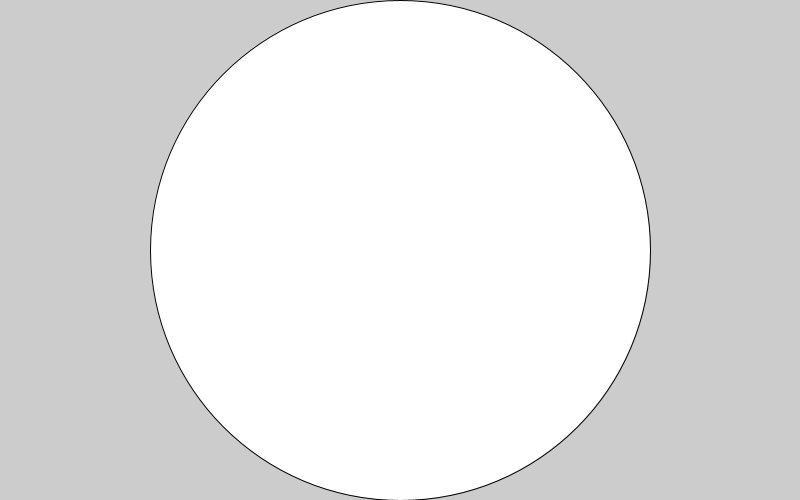
Frame 1 (no input)
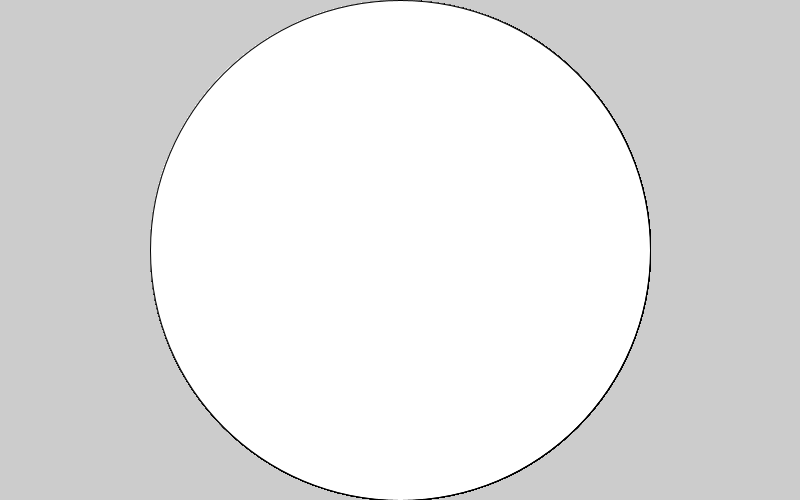
Frame 60 (the mouse pressed at the canvas centre just before this capture)
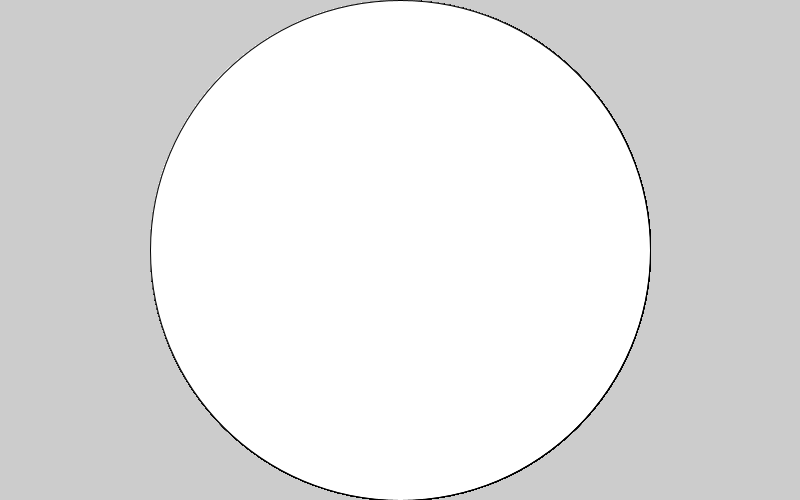
Frame 120 (the mouse held since frame 60 and released just before this capture)

The Processing sketch that drew these frames (run headless with seeded random() and noise(); from frame 60 on, the mouse is pressed at the canvas centre):

// Processing sketch: Lecture_2_2
// ── Lecture_2_2.pde
void setup(){
  size(800,500);
}

void draw(){
  /*
  ellipse(width/2, height/2, min(height,width),min(height,width));  //height is 2r = d
  */
  
  int d = height < width ? height : width;
  // if this function work, I want height as variable, otherwise width
  ellipse(width/2, height/2, d,d);
}
